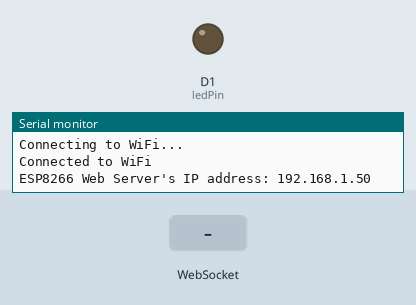
Simulated run of this sketch. Board: ESP8266 (NodeMCU). Parts: output pins drawn as LEDs (lit = HIGH), the last lines printed to the serial monitor. The inputs (shaded band) are chosen by the test bench. WiFi joins after 1.5 s; servers stay silent unless stated.

Above: at 3.7 s.
3.8 s: WebSocket text "1" received
At 4.9 s:
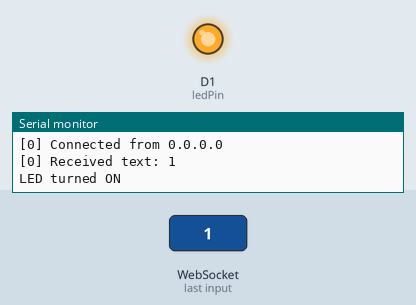
6.8 s: WebSocket text "0" received
At 7.1 s:
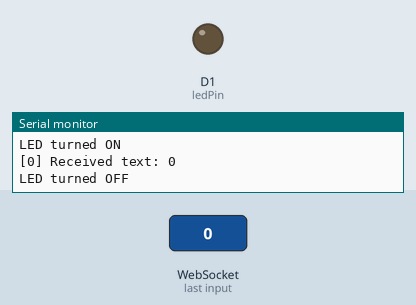
Timing chart, 0 to 9.8 s (numbered marks = the images above; inputs shaded):
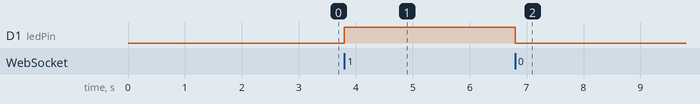

Measured:
- after the input at 3.8 s, D1 (ledPin): LOW → HIGH at once
- after the input at 6.8 s, D1 (ledPin): HIGH → LOW at once

The sketch:

websocket_tablet_dispancer_10_5pm.ino
```cpp
#include <ESP8266WiFi.h>
#include <ESP8266WebServer.h>
#include <WebSocketsServer.h>
#include "index.h"

const char* ssid = "VMS-Tech";     // CHANGE IT
const char* password = "Vms@2023#$";  // CHANGE IT

ESP8266WebServer server(80);                        // Web server on port 80
WebSocketsServer webSocket = WebSocketsServer(81);  // WebSocket server on port 81

const int ledPin = D1;  // Change D1 to the pin connected to your LED

void webSocketEvent(uint8_t num, WStype_t type, uint8_t* payload, size_t length) {
  switch (type) {
    case WStype_DISCONNECTED:
      Serial.printf("[%u] Disconnected!\n", num);
      break;
    case WStype_CONNECTED:
      {
        IPAddress ip = webSocket.remoteIP(num);
        Serial.printf("[%u] Connected from %d.%d.%d.%d\n", num, ip[0], ip[1], ip[2], ip[3]);
      }
      break;
    case WStype_TEXT:
      Serial.printf("[%u] Received text: %s\n", num, payload);
      // Send a response back to the client
      String echoMessage = "Received:  " + String((char*)payload);
      webSocket.sendTXT(num, echoMessage);

      // Toggle LED based on received message
      if (payload[0] == '1') {
        digitalWrite(ledPin, HIGH);
        Serial.println("LED turned ON");
      } else if (payload[0] == '0') {
        digitalWrite(ledPin, LOW);
        Serial.println("LED turned OFF");
      }
      break;
  }
}

void setup() {
  Serial.begin(9600);
  delay(500);

  // Connect to Wi-Fi
  WiFi.begin(ssid, password);
  while (WiFi.status() != WL_CONNECTED) {
    delay(1000);
    Serial.println("Connecting to WiFi...");
  }
  Serial.println("Connected to WiFi");

  // Initialize WebSocket server
  webSocket.begin();
  webSocket.onEvent(webSocketEvent);

  // Serve a basic HTML page with JavaScript to create the WebSocket connection
  server.on("/", HTTP_GET, []() {
    Serial.println("Web Server: received a web page request");
    String html = HTML_CONTENT;  // Use the HTML content from the index.h file
    server.send(200, "text/html", html);
  });

  server.begin();
  Serial.print("ESP8266 Web Server's IP address: ");
  Serial.println(WiFi.localIP());

  // Initialize LED pin as an output
  pinMode(ledPin, OUTPUT);
}

void loop() {
  // Handle client requests
  server.handleClient();

  // Handle WebSocket events
  webSocket.loop();

  // Your other code here
}
```

index.h
```cpp
/*
 * This ESP8266 NodeMCU code was developed by newbiely.com
 *
 * This ESP8266 NodeMCU code is made available for public use without any restriction
 *
 * For comprehensive instructions and wiring diagrams, please visit:
 * https://newbiely.com/tutorials/esp8266/esp8266-websocket
 */

const char *HTML_CONTENT = R"=====(
<!DOCTYPE html>
<!-- saved from url=(0019)http://192.168.0.2/ -->
<html><head><meta http-equiv="Content-Type" content="text/html; charset=windows-1252">
<title>ESP8266 WebSocket</title>
<meta name="viewport" content="width=device-width, initial-scale=0.7">
<link rel="icon" href="https://diyables.io/images/page/diyables.svg">
<style>
/* Add some basic styling for the chat window */
body {
  font-size: 16px;
}
.chat-container {
  width: 400px;
  margin: 0 auto;
  padding: 10px;
}
.chat-messages {
  height: 250px;
  overflow-y: auto;
  border: 1px solid #444;
  padding: 5px;
  margin-bottom: 5px;
}
.user-input {
  display: flex;
  margin-bottom: 20px;
}
.user-input input {
  flex: 1;
  border: 1px solid #444;
  padding: 5px;
}
.user-input button {
  margin-left: 5px;
  background-color: #007bff;
  color: #fff;
  border: none;
  padding: 5px 10px;
  cursor: pointer;
}
.websocket {
  display: flex;
  align-items: center;
  margin-bottom: 5px;
}
.websocket button {
  background-color: #007bff;
  color: #fff;
  border: none;
  padding: 5px 10px;
  cursor: pointer;
}
.websocket .label {
  margin-left: auto;
}

</style>
<script>
var ws;
var wsm_max_len = 4096; /* bigger length causes uart0 buffer overflow with low speed smart device */

function update_text(text) {
  var chat_messages = document.getElementById("chat-messages");
  chat_messages.innerHTML += text + '<br>';
  chat_messages.scrollTop = chat_messages.scrollHeight;
}

function send_onclick() {
  if(ws != null) {
    var message = document.getElementById("message").value;

    if (message) {
      document.getElementById("message").value = "";
      ws.send(message + "\n");
      update_text('<span style="color:navy">' + message + '</span>');
      // You can send the message to the server or process it as needed
    }
  }
}

function connect_onclick() {
  if(ws == null) {
    ws = new WebSocket("ws://" + window.location.host + ":81");
    document.getElementById("ws_state").innerHTML = "CONNECTING";
    ws.onopen = ws_onopen;
    ws.onclose = ws_onclose;
    ws.onmessage = ws_onmessage;
  } else
    ws.close();
}

function ws_onopen() {
  document.getElementById("ws_state").innerHTML = "<span style='color:blue'>CONNECTED</span>";
  document.getElementById("bt_connect").innerHTML = "Disconnect";
  document.getElementById("chat-messages").innerHTML = "";
}

function ws_onclose() {
  document.getElementById("ws_state").innerHTML = "<span style='color:gray'>CLOSED</span>";
  document.getElementById("bt_connect").innerHTML = "Connect";
  ws.onopen = null;
  ws.onclose = null;
  ws.onmessage = null;
  ws = null;
}

function ws_onmessage(e_msg) {
  e_msg = e_msg || window.event; // MessageEvent
  console.log(e_msg.data);
  update_text('<span style="color:blue">' + e_msg.data + '</span>');
}
</script>
</head>
<body>
  <div class="chat-container">
    <h2>ESP8266 WebSocket</h2>
    <div class="websocket">
      <button class="connect-button" id="bt_connect" onclick="connect_onclick()">Connect</button>
      <span class="label">WebSocket: <span id="ws_state"><span style="color:blue">CLOSED</span></span></span>
    </div>
    <div class="chat-messages" id="chat-messages"></div>
    <div class="user-input">
      <input type="text" id="message" placeholder="Type your message...">
      <button onclick="send_onclick()">Send</button>
    </div>

  <div class="sponsor">Sponsored by <a href="https://amazon.com/diyables">Sumit</a></div>
</div>

</body></html>
)=====";
```
